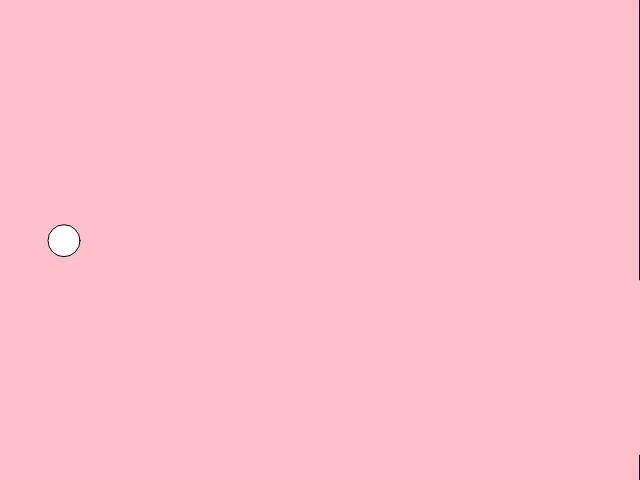
Frame 1 (no input)
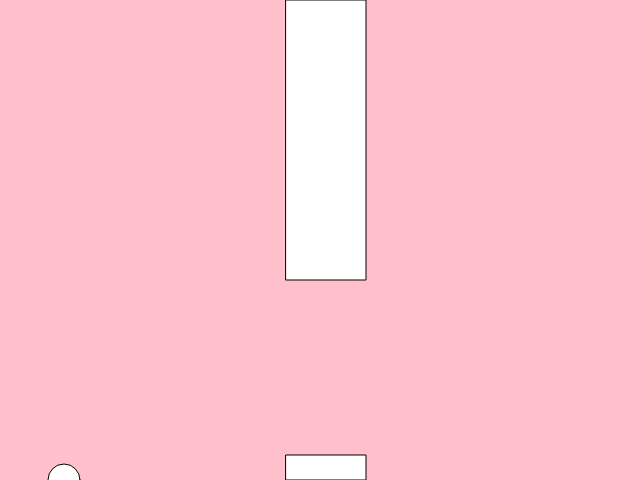
Frame 60 (no input)
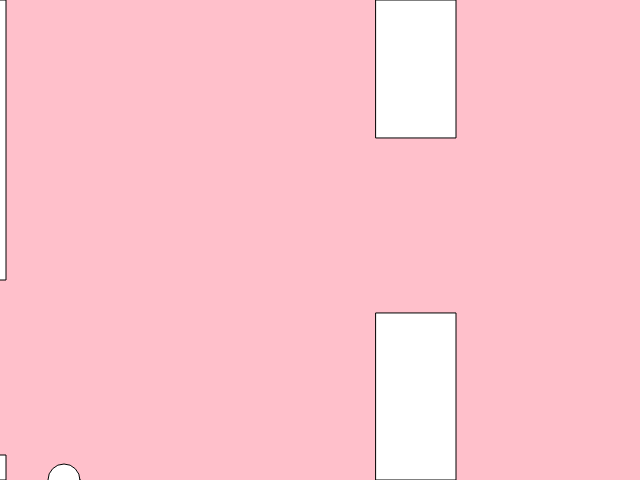
Frame 120 (the mouse pressed at the canvas centre since frame 60)

The p5.js sketch that drew these frames (run headless with seeded random() and noise() and a simulated clock; from frame 60 on, the mouse is pressed at the canvas centre):

// p5.js sketch
// ── sketch.js


var bird;
var pipes = [];

function setup() {
  createCanvas(640, 480);
  bird = new Bird();
  pipes.push(new Pipe());
}

function draw()     {
  background(0);
    background("pink");

  for (var i = pipes.length-1; i >= 0; i--) {
    pipes[i].show();
    pipes[i].update();

    if (pipes[i].hits(bird)) {
      console.log("HIT");
    }

    if (pipes[i].offscreen()) {
      pipes.splice(i, 1);
    }
  }

  bird.update();
  bird.show();

  if (frameCount % 75 == 0) {
    pipes.push(new Pipe());
  }
}

function keyPressed() {
  if (key == ' ') {
    bird.up();
    //console.log("SPACE");
  }
}

// ── bird.js

 

function Bird() {
  this.y = height/2;
  this.x = 64;

  this.gravity = 0.7;
  this.lift = -12;
  this.velocity = 0;

  this.show = function() {
    fill(255);
    ellipse(this.x, this.y, 32, 32);
  }

  this.up = function() {
    this.velocity += this.lift;
  }

  this.update = function() {
    this.velocity += this.gravity;
    // this.velocity *= 0.9;
    this.y += this.velocity;

    if (this.y > height) {
      this.y = height;
      this.velocity = 0;
    }

    if (this.y < 0) {
      this.y = 0;
      this.velocity = 0;
    }

  }

}

// ── pipe.js


function Pipe() {
  this.spacing = 175;
  this.top = random(height / 6, 3 / 4 * height);
  this.bottom = height - (this.top + this.spacing);
  this.x = width;
  this.w = 80;
  this.speed = 6;

  this.highlight = false;

  this.hits = function(bird) {
    if (bird.y < this.top || bird.y > height - this.bottom) {
      if (bird.x > this.x && bird.x < this.x + this.w) {
        this.highlight = true;
        return true;
      }
    }
    this.highlight = false;
    return false;
  }

  this.show = function() {
    fill(255);
    if (this.highlight) {
      fill(255, 0, 0);
    }
    rect(this.x, 0, this.w, this.top);
    rect(this.x, height - this.bottom, this.w, this.bottom);
  }

  this.update = function() {
    this.x -= this.speed;
  }

  this.offscreen = function() {
    if (this.x < -this.w) {
      return true;
    } else {
      return false;
    }
  }


}
